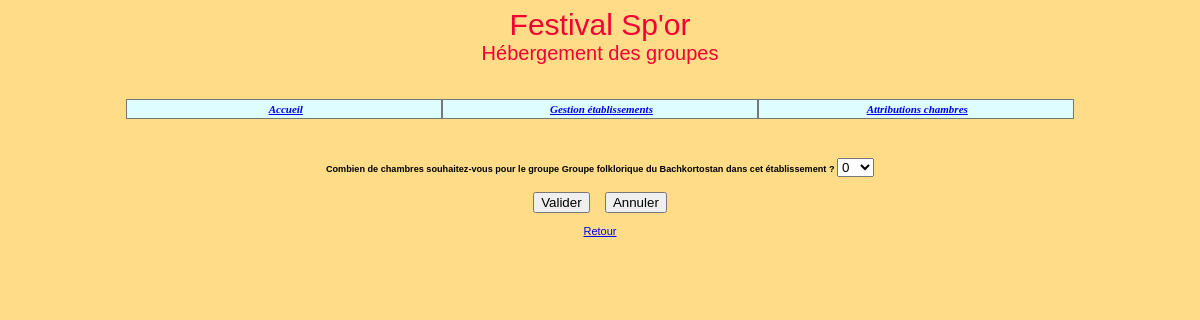
Page /index.php?action=donnerNbChambres&idEtab=0350123A&idGroupe=g001&nbChambres=37 on the earlier database version.
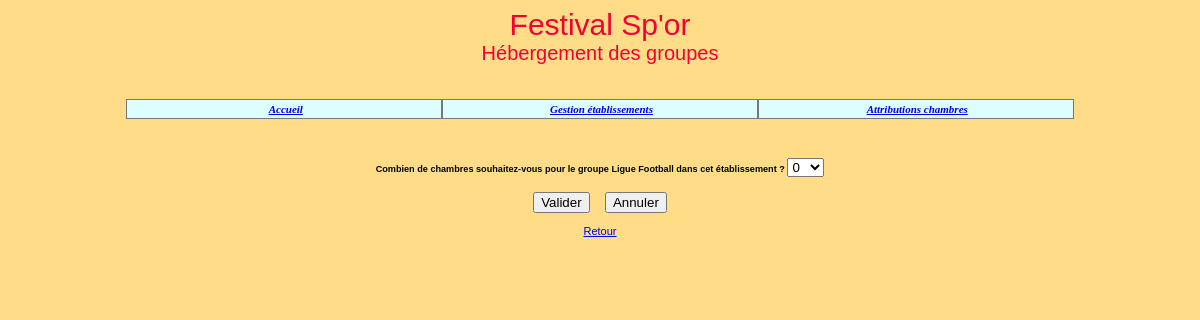
Same page on the later database version.
### tables this page shows
create table Groupe(
id char(4) not null, 
nom varchar(40) not null, 
 
 
nombrePersonnes integer not null, 
nomPays varchar(40) not null, 
hebergement char(1) not null,
constraint PK_GRO primary key(id)
);

### index.php (called while the page is built, shortened)
<?php
try
{
  $model = new Model();
  $controleur = new Controller();
  $errors = new Errors();
  $connexion = $model->connect();
  $controleur->displayVue($connexion, $model, $errors);
} catch (Exception $e) {
    $errors = new Errors();
    $errors->ajouterErreur($e);
    include 'views/vueError.php';
}
?>

### models/model.php (called while the page is built, shortened)
<?php
class Model {
  public function obtenirNomGroupe($connexion, $id)
  {
    $req="select nom from Groupe where id='$id'";
    $rsGroupe=$connexion->query($req);
    $lgGroupe=$rsGroupe->fetch(PDO::FETCH_ASSOC);
    return $lgGroupe["nom"];
  }
}
?>

### views/vueDonnerNbChambres.php (the view)
<?php
require 'template.php';
$idEtab = $_REQUEST['idEtab'];
$idGroupe = $_REQUEST['idGroupe'];
$nbChambres = $_REQUEST['nbChambres'];
echo "
<form method='POST' action='index.php?action=modificationAttributions'>
	<input type='hidden' value='validerModifAttrib' name='action'>
   <input type='hidden' value='$idEtab' name='idEtab'>
   <input type='hidden' value='$idGroupe' name='idGroupe'>";
   $nomGroupe = $model->obtenirNomGroupe($connexion, $idGroupe);
   echo "
   <br><center><h5>Combien de chambres souhaitez-vous pour le
   groupe $nomGroupe dans cet établissement ?";
   echo "&nbsp;<select name='nbChambres'>";
   for ($i=0; $i<=$nbChambres; $i++)
   {
      echo "<option>$i</option>";
   }
   echo "
   </select></h5>
   <input type='submit' value='Valider' name='valider'>&nbsp&nbsp&nbsp&nbsp
   <input type='reset' value='Annuler' name='Annuler'><br><br>
   <a href='index.php?action=modificationAttributions&modif=demanderModifAttrib'>Retour</a>
   </center>
</form>";
?>

Differences in the rows shown:
changed groupe: nom "Groupe folklorique du Bachkortostan" → "Ligue Football"
